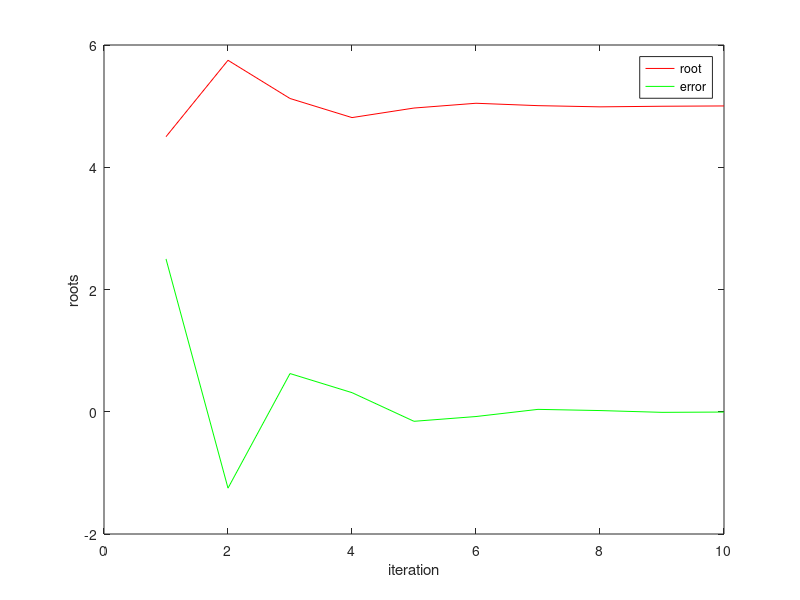

Write MATLAB code to recreate this figure.
x0=2;   x1=7;
d=25;
e=0.001;
y0=(x0*x0)-d;
y1=(x1*x1)-d;
i=0;
j=1;
k=1;
x5=x1;
   if(y0<0 && y1<0 || y0>0 && y1>0)
    starting value unsuitable
    x0
    x1
    yo
    y1
end
      printf('iter    x0         x1         x2           f(x0)          f(x1)         f(x2)       error\n');     
while ((x1-x0)/x1)>e 
    y0=(x0*x0)-d;
    y1=(x1*x1)-d;
    x2=(x0+x1)/2;
    y2=(x2*x2)-d;
   error=x5-x2;
        i=i+1;
    printf('%d    %f   %f   %f     %f     %f      %f        %f \n',i,x0,x1,x2,y0,y1,y2,error);  
    if(y0<0 && y2<0 || y0>0 && y2>0)
       x0=x2;
       x5=x0;       
    else
       x1=x2;
       x5=x1;       
    end    
    x3(j)=x2;
    j=j+1;
    x4(k)=error;
    k=k+1;
end
root=x2 
plot(x3,'r',x4,'g')
xlabel('iteration')
ylabel('roots')
legend('root','error')




    